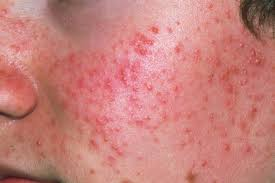
#> input picture Sample_faces/a (10).jpeg, 275 x 183 px; its folder holds only this picture in this run
$ jupyter execute --allow-errors sample.ipynb
#> lines starting #> are read from the running program, lines starting #| are printed output that depends on the picture
[cell 1]
import cv2
import numpy as np
import os
import pickle
from sklearn.model_selection import train_test_split
from sklearn.preprocessing import StandardScaler
from sklearn.svm import SVC
from sklearn.metrics import accuracy_score,confusion_matrix
import seaborn as sns
import matplotlib.pyplot as plt

[cell 2]
# Load and preprocess data
X = [] # feature vectors
Y = [] # labels

sample_faces_dir = "Sample_faces"
for filename in os.listdir(sample_faces_dir):
    image_path = os.path.join(sample_faces_dir, filename)
    image = cv2.imread(image_path, cv2.IMREAD_GRAYSCALE)
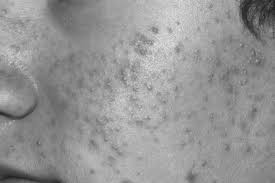
#> image: shape (183, 275); min 30, max 227, mean 149.3
    image = cv2.resize(image, (64, 64))
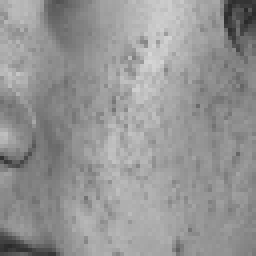
#> image: shape (64, 64) (shown 4 times larger); min 42, max 214, mean 149.1
    image = image.flatten()
#> image = 4096 values, max 214 at index 869, min 42 at index 189, mean 149.1
    X.append(image)
    if (filename.startswith('a')):
        Y.append(1)
    else:
        Y.append(0)

x = np.array(X)
y = np.array(Y)

# Split data into training and testing sets
#> (the rest of this cell did not finish here and is left out)

$ run again, on Sample_faces/a (18).jpg
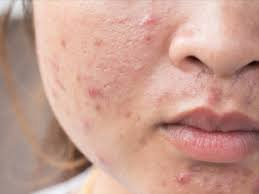
#> input picture Sample_faces/a (18).jpg, 259 x 194 px
#> `image = cv2.imread(image_path, cv2.IMREAD_GRAYSCALE)`:
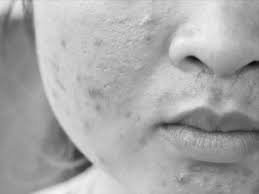
#> image: shape (194, 259); min 6, max 245, mean 168.7
#> `image = cv2.resize(image, (64, 64))`:
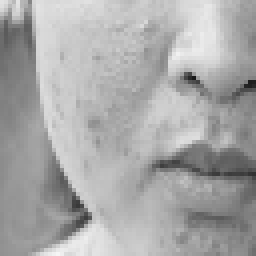
#> image: shape (64, 64) (shown 4 times larger); min 25, max 245, mean 168.6
#> `image = image.flatten()`: image = 4096 values, max 245 at index 4046, min 25 at index 1264, mean 168.6

$ run again, on Sample_faces/a (2).jpg
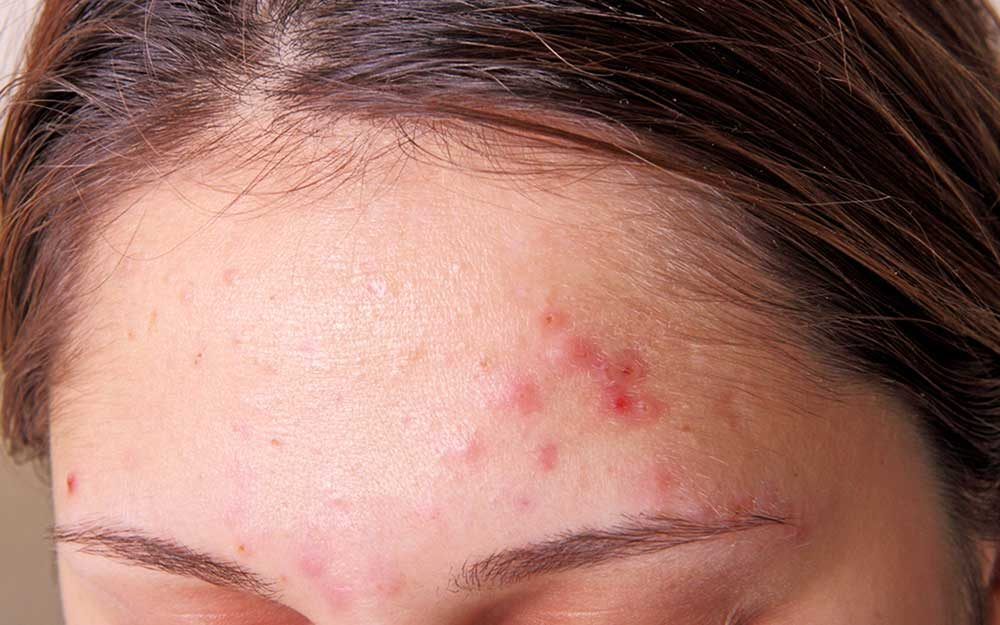
#> input picture Sample_faces/a (2).jpg, 1000 x 625 px
#> `image = cv2.imread(image_path, cv2.IMREAD_GRAYSCALE)`:
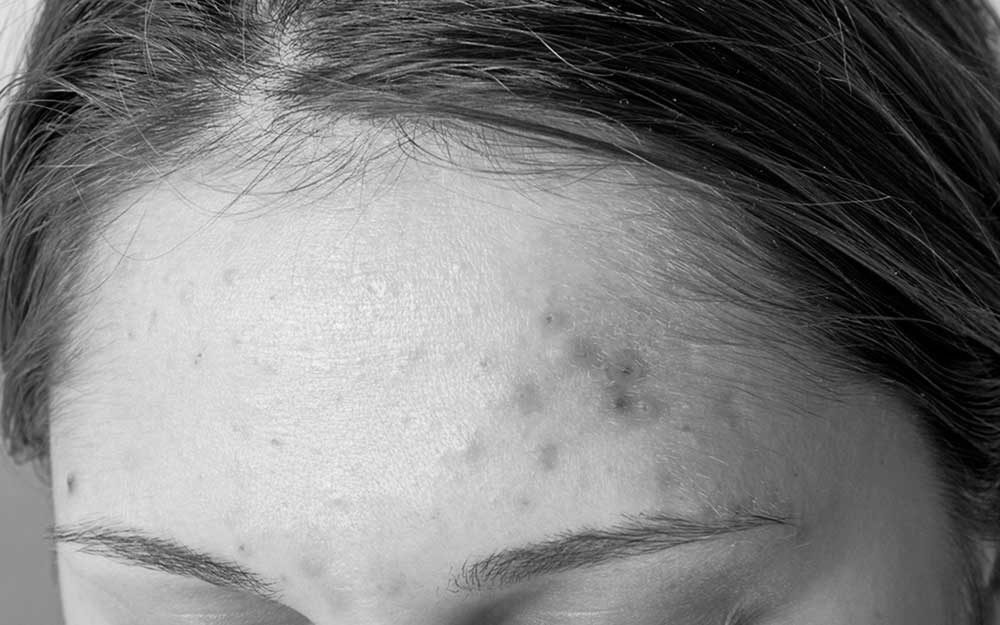
#> image: shape (625, 1000); min 0, max 252, mean 124.8
#> `image = cv2.resize(image, (64, 64))`:
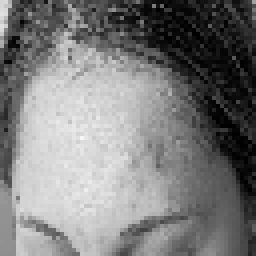
#> image: shape (64, 64) (shown 4 times larger); min 0, max 247, mean 124.6
#> `image = image.flatten()`: image = 4096 values, max 247 at index 2196, min 0 at index 167, mean 124.6

$ run again, on Sample_faces/a (31).JPG
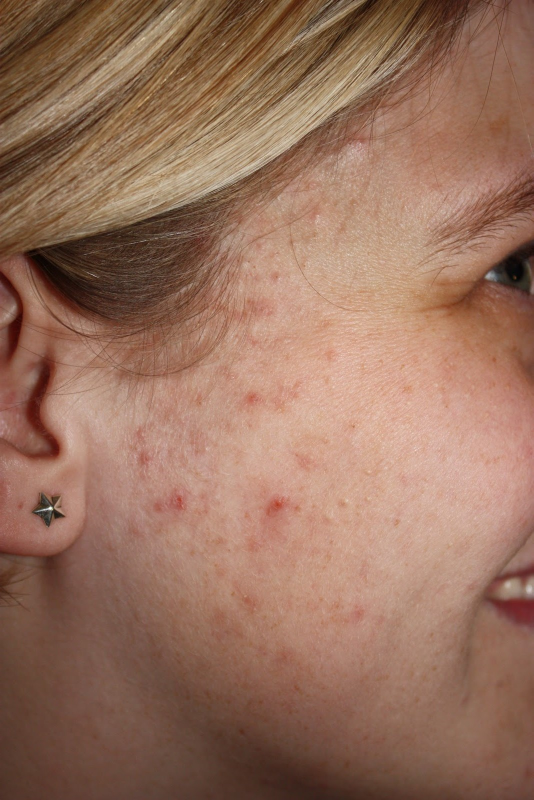
#> input picture Sample_faces/a (31).JPG, 1067 x 1600 px (shown at 1/2 size)
#> `image = cv2.imread(image_path, cv2.IMREAD_GRAYSCALE)`:
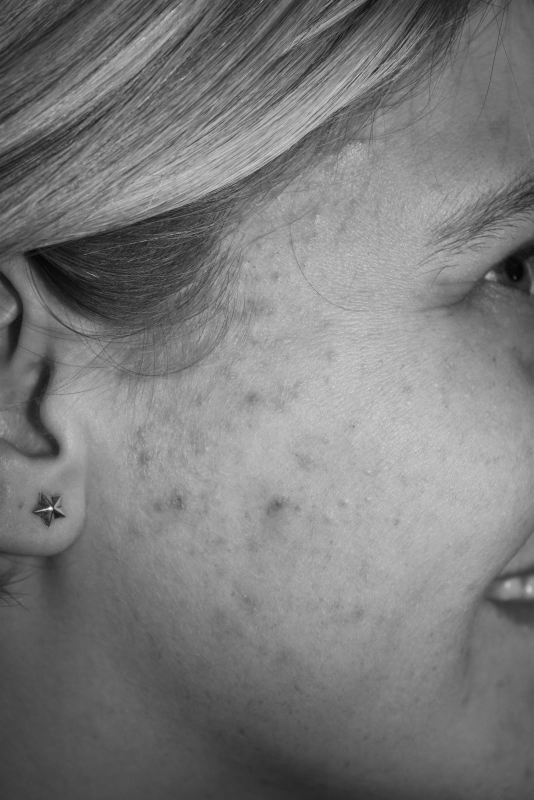
#> image: shape (1600, 1067) (shown at 1/2 size); min 2, max 255, mean 122.7
#> `image = cv2.resize(image, (64, 64))`:
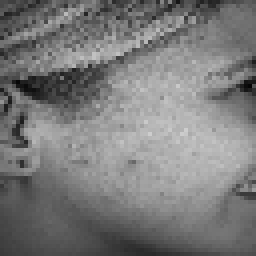
#> image: shape (64, 64) (shown 4 times larger); min 5, max 205, mean 122.5
#> `image = image.flatten()`: image = 4096 values, max 205 at index 2094, min 5 at index 1406, mean 122.5

$ run again, on Sample_faces/a (12).png
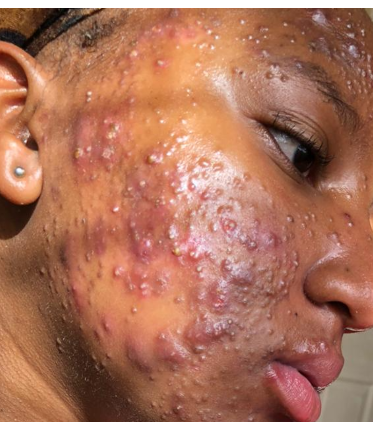
#> input picture Sample_faces/a (12).png, 373 x 430 px
#> `image = cv2.imread(image_path, cv2.IMREAD_GRAYSCALE)`:
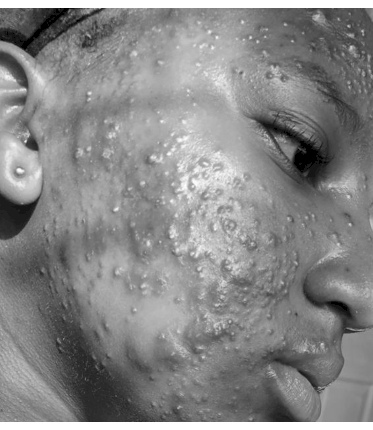
#> image: shape (430, 373); min 0, max 255, mean 134.5
#> `image = cv2.resize(image, (64, 64))`:
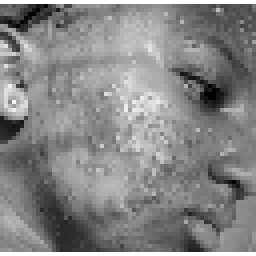
#> image: shape (64, 64) (shown 4 times larger); min 0, max 255, mean 133.4
#> `image = image.flatten()`: image = 4096 values, max 255 at index 0, min 0 at index 199, mean 133.4
